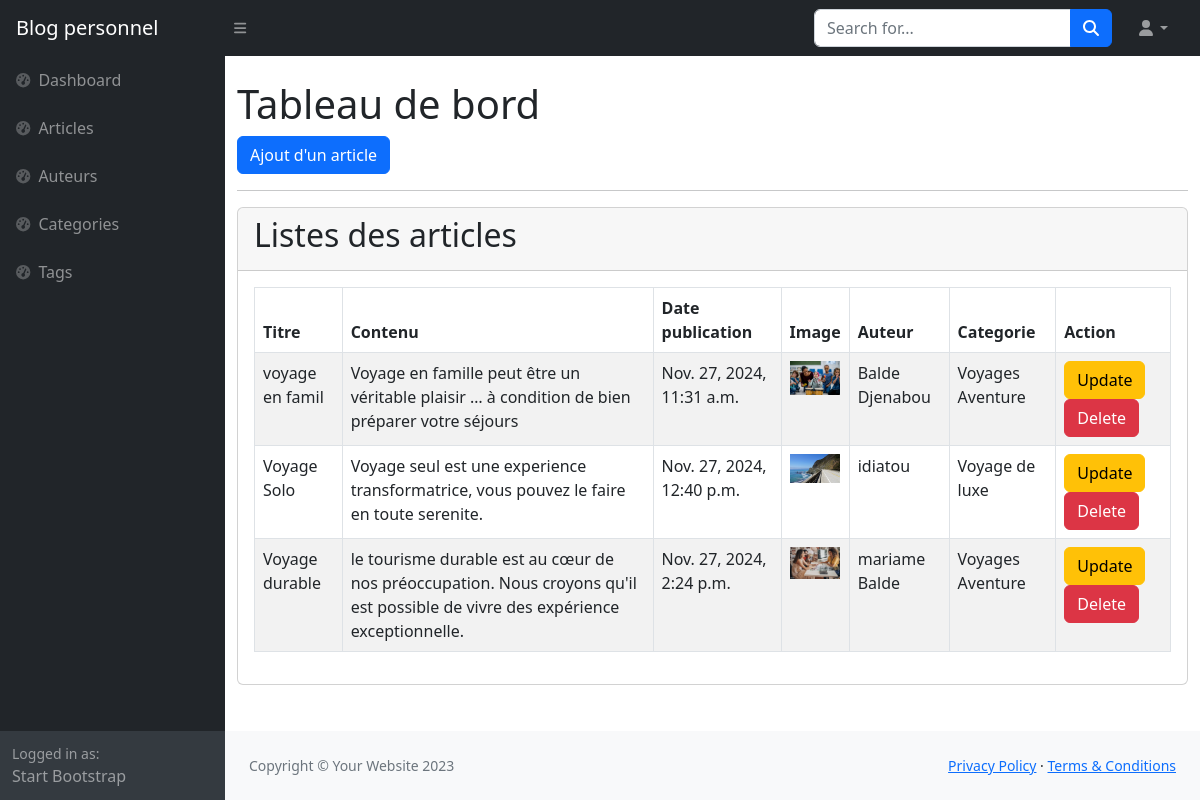
/article_liste/, run on the app's committed database.
### app_agence/models.py (models this page shows, shortened)
class Article(models.Model):
    titre = models.CharField(max_length=15)
    contenu = models.TextField()
    date_publication = models.DateTimeField(auto_now_add=True)
    image = models.ImageField(upload_to='img/', null = True, blank=True)
    auteur = models.ForeignKey(Auteur, on_delete=models.CASCADE)
    Categorie = models.ForeignKey(Categorie, on_delete=models.CASCADE)
    tag = models.ManyToManyField(Tags)
    en_avant = models.BooleanField(default=False)

class Auteur(models.Model):
    nomcomplet = models.CharField(max_length=150)
    email = models.EmailField(max_length=100)
    adresse = models.TextField()
    def __str__(self):
        return self.nomcomplet

class Categorie(models.Model):
    nom = models.CharField(max_length=150)
    def __str__(self):
        return self.nom

### app_agence/views.py (the view)
# urls.py: path('article_liste/', article_liste, name='article_liste'),
def article_liste(request):
   article = Article.objects.all()
   context = {
      'article': article
   }
   return render(request, 'blog/backoffice/articles/article_liste.html', context)

### app_agence/templates/blog/backoffice/articles/article_liste.html
{% extends 'blog/backoffice/base.html' %}
{% block main %}
    <div class="container">
        <div class="row">
            <div class="col-12 mt-4">
                <h1>Tableau de bord</h1>
                <a href="{% url 'article_create' %}" class="btn btn-primary">Ajout d'un article</a><hr>
                <div class="card">
                    <div class="card-header">
                        <h2> Listes des articles </h2>
                    </div>
                        <div class="card-body">
                            <table class="table table-bordered table-striped">
                                <thead class="thead-dark">
                                    <tr>
                                        <th>Titre</th>
                                        <th>Contenu</th>
                                        <th>Date publication</th>
                                        <th>Image</th>
                                        <th>Auteur</th>
                                        <th>Categorie</th>
                                        <th>Action</th>
                                    </tr>
                                </thead>
                                <tbody>
                                    {% for article in article %}
                                    <tr>
                                        <td>{{article.titre}}</td>
                                        <td>{{article.contenu}}</td>
                                        <td>{{article.date_publication}}</td>
                                        <td><a href="#"> {% if article.image %} <img width="50" src="{{article.image.url}}"  alt=""> {% endif %} </a></td>
                                        <td>{{article.auteur}}</td>
                                        <td>{{article.Categorie}}</td>
                                        <td>
                                            <a href="{% url 'article_update' article.id %}" class="btn btn-warning">Update</a>
                                            <a href="{% url 'article_delete' article.id %}" class="btn btn-danger">Delete</a>
                                        </td>
                                    </tr>
                                    {% endfor %}
                                </tbody>
                            </table>
                        </div>
                </div>
            </div>
        </div>
    </div>
{% endblock %}

### data on the page
Article: titre "voyage en famil", contenu "Voyage en famille peut être un véritable plaisir … à condition de bien préparer votre séjours", date_publication "Nov. 27, 2024, 11:31 a.m.", image (picture), auteur "Balde Djenabou", Categorie "Voyages Aventure"
Article: titre "Voyage Solo", contenu "Voyage seul est une experience transformatrice, vous pouvez le faire en toute serenite.", date_publication "Nov. 27, 2024, 12:40 p.m.", image (picture), auteur "idiatou", Categorie "Voyage de luxe"
Article: titre "Voyage durable", contenu "le tourisme durable est au cœur de nos préoccupation. Nous croyons qu'il est possible de vivre des expérience exceptionnelle.", date_publication "Nov. 27, 2024, 2:24 p.m.", image (picture), auteur "mariame Balde", Categorie "Voyages Aventure"
